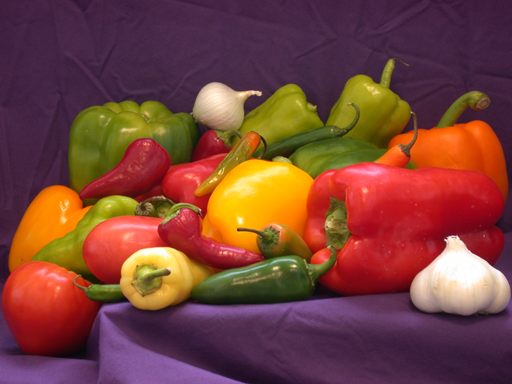
%> input picture imagedb/peppers.tif, 512 x 384 px
$ octave exercise6.10.m   (GNU Octave 9; MATLAB toolbox functions it lacks are replaced by stand-ins)
%> lines starting %> are read from the running program, lines starting %| are printed output that depends on the picture; in (x1, y1, x2, y2) boxes, pixels count from 0 and x2, y2 are one past the last pixel; in counts of white or black regions, pixels touching at a corner belong together; the program's own positions count from 1
%Highlight the image's  borders through a high pass filter(HPF)


I = imread('peppers.tif');
%> I is the input picture: size 384x512x3 uint8; mean R, G, B 120.8, 66.4, 57.6
J = rgb2gray(I);
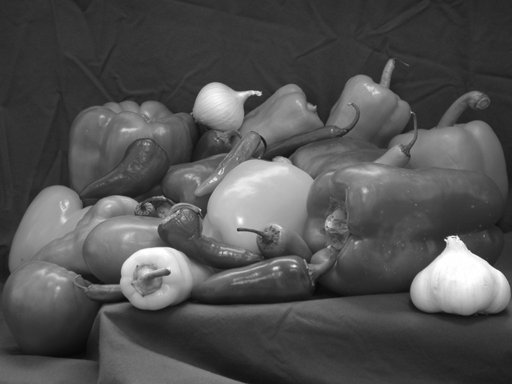
%> J: size 384x512 uint8; min 8, max 255, mean 81.7
imwrite(J, 'peppers_gray.tif');

h = fspecial('sobel');
%fspecial is a function which creates spatial filters
%The horizontal sobel edge filter is used for border detection
A = filter2(h, J);
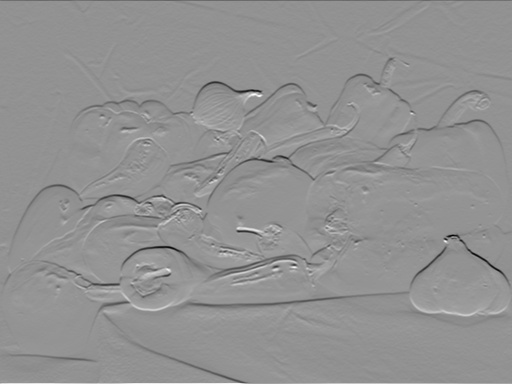
%> A: size 384x512 double; min -753, max 560, mean -0.3; drawn with min black and max white
imwrite(A, 'peppers_Emboss.tif');
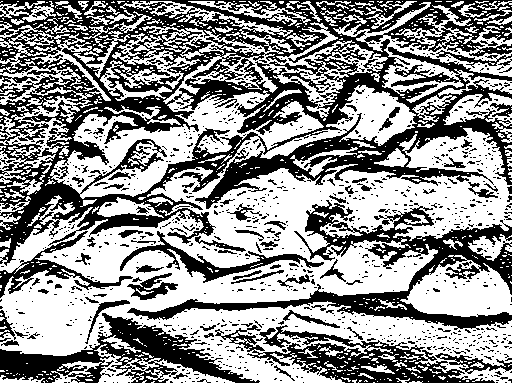
%> saved as peppers_Emboss.tif: size 384x512 uint8; 56.8% white; 1045 black regions (951 under 20 px), largest, box (x1, y1, x2, y2) and area: (0, 0, 512, 266) 50069, (127, 200, 512, 330) 9795, (0, 313, 260, 383) 6313

subplot(1,3,1);
imshow(I), title('Colorful Image');
subplot(1,3,2);
imshow(J), title('Monochromatic Image');
subplot(1,3,3);
imshow(A), title('Embossed Image');
